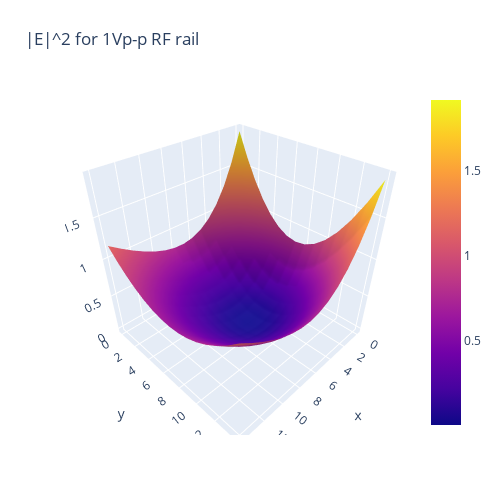

The code cell stored with this chart in its notebook:
### Code cell
# fig = plt.figure()
# ax = plt.axes(projection='3d')
import plotly.graph_objects as go
d = trap['electrodes']['RF']['potential'][:,:,0]

# x,y,z= d.nonzero()
t = np.arange(100)
# ax.scatter(x, y, z, c=np.swapaxes(d,1,2), alpha=0.01,vmin=0,vmax=5,cmap = "viridis")
# ax.set_xlabel('x')
# ax.set_ylabel('y')
# ax.set_zlabel('z')
# ax.set_title('3D contour')
# plt.show()
minp = np.min(d)
maxp= np.max(d)
print(np.shape(trap['X']))
CS = plt.contour(trap['X']*1e3,trap['Y']*1e3,np.transpose(d),levels=20,cmap=plt.cm.coolwarm)
plt.clabel(CS, inline=1, fontsize=25)
plt.xlabel(r"Horiontal Axial Location ($\mu$m)",fontsize=20)
plt.grid()
plt.ylabel(r"Vertical Axial Location ($\mu$m)",fontsize=20)
plt.show()


from mpl_toolkits import mplot3d
# fig = plt.figure()
# ax = plt.axes(projection='3d')
# x,y= np.meshgrid(trap['X'],trap['Y'])
# ax.contour3D(x,y,d,levels=30)
layout = go.Layout(title="|E|^2 for 1Vp-p RF rail", 
                   xaxis = dict(title = 'x-location'),
                   yaxis = dict(title = 'y-location'))
fig = go.Figure(data=[go.Surface(z=d)],layout=layout)
fig.update_layout( autosize=False,
                  width=500, height=500,
                  margin=dict(l=65, r=50, b=65, t=90))

fig.show()

################# writing to cfile ############################
#write solution text file (cfile, sqip uses .txt format tho)
#this will be generated in the 'Electrodes' directory
s.write_txt('mit_LL_ele5', strs, excl)
###############################################################


########## various plots of the expansion fields ##############
### TO DO: comments, checking multipoles generated, add RF electrode
# code to the bottom

print('Multipole names:', s.multipole_names)
print('Normalization factors:', s.normalization_factors)

### Figure 1 — Plotly figure (JSON) as saved in the notebook; plotly's stock layout.template omitted (floating-point values rounded to 4 significant figures; data arrays with more than 128 entries replaced by an {"elided": "..."} marker saying what was removed)
{"data": [{"type": "surface", "z": {"elided": "15x15 float values"}}], "layout": {"autosize": false, "height": 500, "margin": {"b": 65, "l": 65, "r": 50, "t": 90}, "title": {"text": "|E|^2 for 1Vp-p RF rail"}, "width": 500, "xaxis": {"title": {"text": "x-location"}}, "yaxis": {"title": {"text": "y-location"}}}}
